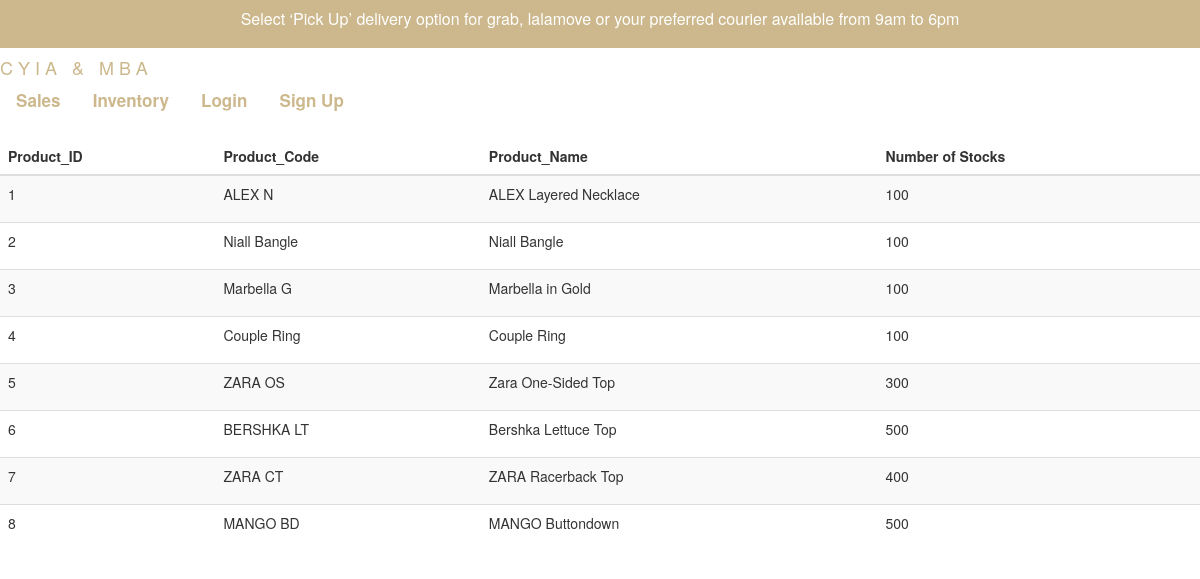
The page /sup-inventory.php on the database its author committed.
### tables this page shows
CREATE TABLE `inventory` (
  `prod_id` int(50) NOT NULL,
  `prod_code` varchar(50) NOT NULL,
  `prod_name` varchar(50) NOT NULL,
  `num_of_stocks` int(50) NOT NULL
);

### sup-inventory.php (the view, shortened to what this page needs)
<?php
	include_once 'header3.php';
    $sql = "SELECT * FROM inventory";
    $result = mysqli_query($conn, $sql);
?>
<html>
    <head>
    </head>
    <body>
    <table class='table table-striped'><center>
            <thead>
                <tr>
                    <th>Product_ID</th>
                    <th>Product_Code</th>
                    <th>Product_Name</th>
                    <th>Number of Stocks</th>
                </tr>
            </thead>
            <tbody>
                <?php
                    while ($row = mysqli_fetch_array($result)) {
                        echo "<tr>";
                        echo "<td><p>".$row['prod_id']."</p></td>";
                        echo "<td><p>".$row['prod_code']."</p></td>";
                        echo "<td><p>".$row['prod_name']."</p></td>";
                        echo "<td><p>".$row['num_of_stocks']."</p></td>";
                    }
                ?>
            </tbody>
            </center></table>
    </body>
</html>

### styles2.css (style rules this page uses)
* { padding:0; margin:0; box-sizing: border-box; }

### rows shown on the page
inventory: prod_id "1", prod_code "ALEX N", prod_name "ALEX Layered Necklace", num_of_stocks "100"
inventory: prod_id "2", prod_code "Niall Bangle", prod_name "Niall Bangle", num_of_stocks "100"
inventory: prod_id "3", prod_code "Marbella G", prod_name "Marbella in Gold", num_of_stocks "100"
inventory: prod_id "4", prod_code "Couple Ring", prod_name "Couple Ring", num_of_stocks "100"
inventory: prod_id "5", prod_code "ZARA OS", prod_name "Zara One-Sided Top", num_of_stocks "300"
inventory: prod_id "6", prod_code "BERSHKA LT", prod_name "Bershka Lettuce Top", num_of_stocks "500"
inventory: prod_id "7", prod_code "ZARA CT", prod_name "ZARA Racerback Top", num_of_stocks "400"
inventory: prod_id "8", prod_code "MANGO BD", prod_name "MANGO Buttondown", num_of_stocks "500"
